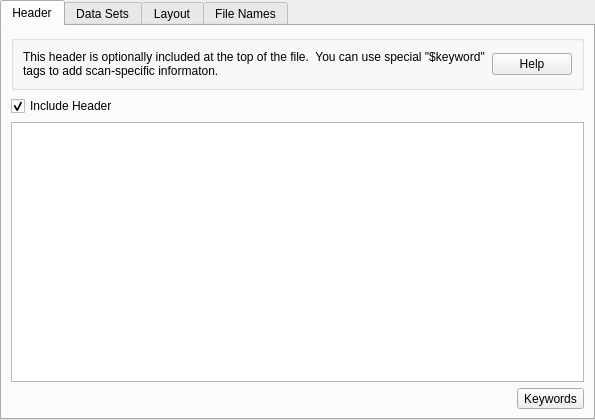
<?xml version="1.0" encoding="UTF-8"?>
<ui version="4.0">
 <class>AMExporterOptionGeneralAsciiView</class>
 <widget class="QTabWidget" name="AMExporterOptionGeneralAsciiView">
  <property name="geometry">
   <rect>
    <x>0</x>
    <y>0</y>
    <width>595</width>
    <height>420</height>
   </rect>
  </property>
  <property name="minimumSize">
   <size>
    <width>0</width>
    <height>420</height>
   </size>
  </property>
  <property name="windowTitle">
   <string>General Export Options</string>
  </property>
  <property name="currentIndex">
   <number>0</number>
  </property>
  <widget class="QWidget" name="tabHeader">
   <attribute name="title">
    <string>Header</string>
   </attribute>
   <layout class="QVBoxLayout" name="verticalLayout">
    <item>
     <widget class="QGroupBox" name="">
      <layout class="QHBoxLayout" name="horizontalLayout_2">
       <item>
        <widget class="QLabel" name="headerHelpText">
         <property name="text">
          <string>This header is optionally included at the top of the file.  You can use special &quot;$keyword&quot; tags to add scan-specific informaton.</string>
         </property>
         <property name="wordWrap">
          <bool>true</bool>
         </property>
        </widget>
       </item>
       <item>
        <widget class="QPushButton" name="headerHelpButton">
         <property name="sizePolicy">
          <sizepolicy hsizetype="Fixed" vsizetype="Fixed">
           <horstretch>0</horstretch>
           <verstretch>0</verstretch>
          </sizepolicy>
         </property>
         <property name="text">
          <string>Help</string>
         </property>
        </widget>
       </item>
      </layout>
     </widget>
    </item>
    <item>
     <widget class="QCheckBox" name="headerIncludeCheck">
      <property name="text">
       <string>Include Header</string>
      </property>
      <property name="checked">
       <bool>true</bool>
      </property>
     </widget>
    </item>
    <item>
     <widget class="QPlainTextEdit" name="headerText"/>
    </item>
    <item>
     <layout class="QHBoxLayout" name="horizontalLayout">
      <item>
       <spacer name="horizontalSpacer">
        <property name="orientation">
         <enum>Qt::Horizontal</enum>
        </property>
        <property name="sizeHint" stdset="0">
         <size>
          <width>40</width>
          <height>20</height>
         </size>
        </property>
       </spacer>
      </item>
      <item>
       <widget class="QToolButton" name="headerKeywordButton">
        <property name="text">
         <string>Keywords</string>
        </property>
       </widget>
      </item>
     </layout>
    </item>
   </layout>
  </widget>
  <widget class="QWidget" name="tabDataSources">
   <attribute name="title">
    <string>Data Sets</string>
   </attribute>
   <layout class="QVBoxLayout" name="verticalLayout_8">
    <item>
     <widget class="QGroupBox" name="">
      <layout class="QHBoxLayout" name="horizontalLayout_3">
       <item>
        <widget class="QLabel" name="sourcesHelpText">
         <property name="text">
          <string>Here you can choose which data sets are included in the output.</string>
         </property>
        </widget>
       </item>
       <item>
        <widget class="QPushButton" name="sourcesHelpButton">
         <property name="sizePolicy">
          <sizepolicy hsizetype="Fixed" vsizetype="Fixed">
           <horstretch>0</horstretch>
           <verstretch>0</verstretch>
          </sizepolicy>
         </property>
         <property name="text">
          <string>Help</string>
         </property>
        </widget>
       </item>
      </layout>
     </widget>
    </item>
    <item>
     <widget class="QCheckBox" name="includeAllSourcesCheck">
      <property name="text">
       <string>Include all data sets found in each scan</string>
      </property>
     </widget>
    </item>
    <item>
     <widget class="QFrame" name="sourcesSelectorFrame">
      <property name="enabled">
       <bool>false</bool>
      </property>
      <property name="frameShape">
       <enum>QFrame::StyledPanel</enum>
      </property>
      <property name="frameShadow">
       <enum>QFrame::Raised</enum>
      </property>
      <layout class="QVBoxLayout" name="verticalLayout_9">
       <item>
        <layout class="QGridLayout" name="gridLayout">
         <item row="0" column="0">
          <widget class="QLabel" name="label_2">
           <property name="text">
            <string>Detected</string>
           </property>
          </widget>
         </item>
         <item row="0" column="2">
          <widget class="QLabel" name="label_3">
           <property name="text">
            <string>Included</string>
           </property>
          </widget>
         </item>
         <item row="1" column="1">
          <layout class="QVBoxLayout" name="verticalLayout_5">
           <item>
            <widget class="QToolButton" name="sourcesAddButton">
             <property name="enabled">
              <bool>false</bool>
             </property>
             <property name="text">
              <string>...</string>
             </property>
             <property name="arrowType">
              <enum>Qt::RightArrow</enum>
             </property>
            </widget>
           </item>
           <item>
            <widget class="QToolButton" name="sourcesRemoveButton">
             <property name="enabled">
              <bool>false</bool>
             </property>
             <property name="text">
              <string>...</string>
             </property>
             <property name="arrowType">
              <enum>Qt::LeftArrow</enum>
             </property>
            </widget>
           </item>
          </layout>
         </item>
         <item row="2" column="3">
          <widget class="QToolButton" name="sourcesAddExtraButton">
           <property name="text">
            <string>+</string>
           </property>
          </widget>
         </item>
         <item row="1" column="0">
          <widget class="QListWidget" name="sourcesAvailableListWidget"/>
         </item>
         <item row="1" column="2" colspan="2">
          <widget class="QListWidget" name="sourcesIncludedListWidget"/>
         </item>
         <item row="1" column="4" rowspan="2">
          <layout class="QVBoxLayout" name="verticalLayout_4">
           <item>
            <widget class="QGroupBox" name="sourcesDetailsBox">
             <property name="enabled">
              <bool>false</bool>
             </property>
             <property name="title">
              <string>Details</string>
             </property>
             <layout class="QVBoxLayout" name="verticalLayout_3">
              <property name="topMargin">
               <number>6</number>
              </property>
              <property name="bottomMargin">
               <number>6</number>
              </property>
              <item>
               <widget class="QCheckBox" name="sourcesRequiredCheck">
                <property name="toolTip">
                 <string>Check if there should be an error if this data source doesn't exist in the scan.</string>
                </property>
                <property name="text">
                 <string>Required</string>
                </property>
               </widget>
              </item>
              <item>
               <widget class="QCheckBox" name="sourcesOmitAxisValuesCheck">
                <property name="toolTip">
                 <string>By default, we add a column with the independent values (X-axis values) next to each column of data. Check this to omit that column (for example, if you know it's the same as the previous data source.)</string>
                </property>
                <property name="text">
                 <string>Omit X-axis column</string>
                </property>
                <property name="checked">
                 <bool>false</bool>
                </property>
               </widget>
              </item>
             </layout>
            </widget>
           </item>
           <item>
            <widget class="QGroupBox" name="sourcesLocationBox">
             <property name="enabled">
              <bool>false</bool>
             </property>
             <property name="title">
              <string>Location</string>
             </property>
             <layout class="QVBoxLayout" name="verticalLayout_2">
              <property name="spacing">
               <number>8</number>
              </property>
              <property name="topMargin">
               <number>6</number>
              </property>
              <property name="bottomMargin">
               <number>6</number>
              </property>
              <item>
               <widget class="QRadioButton" name="sourcesMainTableButton">
                <property name="minimumSize">
                 <size>
                  <width>0</width>
                  <height>20</height>
                 </size>
                </property>
                <property name="text">
                 <string>Main Table</string>
                </property>
               </widget>
              </item>
              <item>
               <widget class="QRadioButton" name="sourcesSeparateSectionButton">
                <property name="minimumSize">
                 <size>
                  <width>0</width>
                  <height>20</height>
                 </size>
                </property>
                <property name="text">
                 <string>Separate Section</string>
                </property>
               </widget>
              </item>
              <item>
               <widget class="QRadioButton" name="sourcesSeparateFileButton">
                <property name="minimumSize">
                 <size>
                  <width>0</width>
                  <height>20</height>
                 </size>
                </property>
                <property name="text">
                 <string>Separate File</string>
                </property>
               </widget>
              </item>
             </layout>
            </widget>
           </item>
           <item>
            <spacer name="verticalSpacer_3">
             <property name="orientation">
              <enum>Qt::Vertical</enum>
             </property>
             <property name="sizeHint" stdset="0">
              <size>
               <width>0</width>
               <height>0</height>
              </size>
             </property>
            </spacer>
           </item>
          </layout>
         </item>
        </layout>
       </item>
      </layout>
     </widget>
    </item>
   </layout>
  </widget>
  <widget class="QWidget" name="tabLayout">
   <attribute name="title">
    <string>Layout</string>
   </attribute>
   <layout class="QVBoxLayout" name="verticalLayout_6">
    <item>
     <widget class="QGroupBox" name="">
      <layout class="QHBoxLayout" name="horizontalLayout_6">
       <item>
        <widget class="QLabel" name="layoutHelpText">
         <property name="text">
          <string>Here you can choose how columns and sections are layed out and titled.</string>
         </property>
         <property name="wordWrap">
          <bool>true</bool>
         </property>
        </widget>
       </item>
       <item>
        <widget class="QPushButton" name="layoutHelpButton">
         <property name="sizePolicy">
          <sizepolicy hsizetype="Fixed" vsizetype="Fixed">
           <horstretch>0</horstretch>
           <verstretch>0</verstretch>
          </sizepolicy>
         </property>
         <property name="text">
          <string>Help</string>
         </property>
        </widget>
       </item>
      </layout>
     </widget>
    </item>
    <item>
     <layout class="QFormLayout" name="formLayout">
      <property name="fieldGrowthPolicy">
       <enum>QFormLayout::ExpandingFieldsGrow</enum>
      </property>
      <item row="0" column="0">
       <widget class="QCheckBox" name="columnHeaderCheck">
        <property name="text">
         <string>Column Header</string>
        </property>
        <property name="checked">
         <bool>true</bool>
        </property>
       </widget>
      </item>
      <item row="0" column="1">
       <widget class="QLineEdit" name="columnHeaderText"/>
      </item>
      <item row="1" column="1">
       <widget class="QLabel" name="columnHeaderHelpText">
        <property name="sizePolicy">
         <sizepolicy hsizetype="MinimumExpanding" vsizetype="Preferred">
          <horstretch>0</horstretch>
          <verstretch>0</verstretch>
         </sizepolicy>
        </property>
        <property name="text">
         <string>&lt;!DOCTYPE HTML PUBLIC &quot;-//W3C//DTD HTML 4.0//EN&quot; &quot;http://www.w3.org/TR/REC-html40/strict.dtd&quot;&gt;
&lt;html&gt;&lt;head&gt;&lt;meta name=&quot;qrichtext&quot; content=&quot;1&quot; /&gt;&lt;style type=&quot;text/css&quot;&gt;
p, li { white-space: pre-wrap; }
&lt;/style&gt;&lt;/head&gt;&lt;body style=&quot; font-family:'Lucida Grande'; font-size:13pt; font-weight:400; font-style:normal;&quot;&gt;
&lt;p style=&quot; margin-top:0px; margin-bottom:0px; margin-left:0px; margin-right:0px; -qt-block-indent:0; text-indent:0px;&quot;&gt;If checked, this title will used above each column in the table. You can use special &amp;quot;$keyword&amp;quot; tags here. &lt;a href=&quot;columnHeaderHelp&quot;&gt;&lt;span style=&quot; text-decoration: underline; color:#0000ff;&quot;&gt;More details...&lt;/span&gt;&lt;/a&gt;&lt;/p&gt;&lt;/body&gt;&lt;/html&gt;</string>
        </property>
        <property name="wordWrap">
         <bool>true</bool>
        </property>
       </widget>
      </item>
      <item row="2" column="0">
       <widget class="QCheckBox" name="sectionHeaderCheck">
        <property name="text">
         <string>Section  Header</string>
        </property>
        <property name="checked">
         <bool>true</bool>
        </property>
       </widget>
      </item>
      <item row="2" column="1">
       <widget class="QPlainTextEdit" name="sectionHeaderText">
        <property name="sizePolicy">
         <sizepolicy hsizetype="Expanding" vsizetype="Fixed">
          <horstretch>0</horstretch>
          <verstretch>0</verstretch>
         </sizepolicy>
        </property>
        <property name="maximumSize">
         <size>
          <width>16777215</width>
          <height>80</height>
         </size>
        </property>
       </widget>
      </item>
      <item row="3" column="1">
       <widget class="QLabel" name="sectionHeaderHelpText">
        <property name="sizePolicy">
         <sizepolicy hsizetype="MinimumExpanding" vsizetype="Preferred">
          <horstretch>0</horstretch>
          <verstretch>0</verstretch>
         </sizepolicy>
        </property>
        <property name="text">
         <string>&lt;!DOCTYPE HTML PUBLIC &quot;-//W3C//DTD HTML 4.0//EN&quot; &quot;http://www.w3.org/TR/REC-html40/strict.dtd&quot;&gt;
&lt;html&gt;&lt;head&gt;&lt;meta name=&quot;qrichtext&quot; content=&quot;1&quot; /&gt;&lt;style type=&quot;text/css&quot;&gt;
p, li { white-space: pre-wrap; }
&lt;/style&gt;&lt;/head&gt;&lt;body style=&quot; font-family:'Lucida Grande'; font-size:13pt; font-weight:400; font-style:normal;&quot;&gt;
&lt;p style=&quot; margin-top:0px; margin-bottom:0px; margin-left:0px; margin-right:0px; -qt-block-indent:0; text-indent:0px;&quot;&gt;If you've placed any data sets into their own separate section, this header will be placed above each section. You can use special &amp;quot;$keyword&amp;quot; tags here. &lt;a href=&quot;sectionHeaderHelp&quot;&gt;&lt;span style=&quot; text-decoration: underline; color:#0000ff;&quot;&gt;More details...&lt;/span&gt;&lt;/a&gt;&lt;/p&gt;&lt;/body&gt;&lt;/html&gt;</string>
        </property>
        <property name="wordWrap">
         <bool>true</bool>
        </property>
       </widget>
      </item>
      <item row="4" column="0" colspan="2">
       <widget class="Line" name="line">
        <property name="orientation">
         <enum>Qt::Horizontal</enum>
        </property>
       </widget>
      </item>
      <item row="5" column="0">
       <widget class="QLabel" name="label_5">
        <property name="text">
         <string>Column Separator</string>
        </property>
       </widget>
      </item>
      <item row="5" column="1">
       <layout class="QHBoxLayout" name="horizontalLayout_4">
        <property name="spacing">
         <number>6</number>
        </property>
        <item>
         <widget class="QRadioButton" name="columnSeparatorTabButton">
          <property name="text">
           <string>Tab</string>
          </property>
          <property name="checked">
           <bool>true</bool>
          </property>
         </widget>
        </item>
        <item>
         <widget class="QRadioButton" name="columnSeparatorSpaceButton">
          <property name="text">
           <string>Space</string>
          </property>
         </widget>
        </item>
        <item>
         <widget class="QRadioButton" name="columnSeparatorCommaButton">
          <property name="text">
           <string>Comma</string>
          </property>
         </widget>
        </item>
        <item>
         <widget class="QRadioButton" name="columnSeparatorSemicolonButton">
          <property name="text">
           <string>Semicolon</string>
          </property>
         </widget>
        </item>
        <item>
         <widget class="QRadioButton" name="columnSeparatorOtherButton">
          <property name="text">
           <string>Other:</string>
          </property>
         </widget>
        </item>
        <item>
         <widget class="QLineEdit" name="columnSeparatorOtherText">
          <property name="enabled">
           <bool>false</bool>
          </property>
          <property name="minimumSize">
           <size>
            <width>40</width>
            <height>0</height>
           </size>
          </property>
          <property name="maximumSize">
           <size>
            <width>40</width>
            <height>16777215</height>
           </size>
          </property>
          <property name="text">
           <string>|</string>
          </property>
         </widget>
        </item>
        <item>
         <spacer name="horizontalSpacer_3">
          <property name="orientation">
           <enum>Qt::Horizontal</enum>
          </property>
          <property name="sizeHint" stdset="0">
           <size>
            <width>0</width>
            <height>0</height>
           </size>
          </property>
         </spacer>
        </item>
       </layout>
      </item>
      <item row="6" column="0">
       <widget class="QLabel" name="label_6">
        <property name="text">
         <string>End of line separator</string>
        </property>
       </widget>
      </item>
      <item row="6" column="1">
       <layout class="QHBoxLayout" name="horizontalLayout_5">
        <property name="spacing">
         <number>6</number>
        </property>
        <property name="rightMargin">
         <number>0</number>
        </property>
        <item>
         <widget class="QRadioButton" name="newlineCRLFCheck">
          <property name="text">
           <string>Window (CR LF)</string>
          </property>
          <property name="checked">
           <bool>true</bool>
          </property>
         </widget>
        </item>
        <item>
         <widget class="QRadioButton" name="newlineLFCheck">
          <property name="text">
           <string>Unix (LF)</string>
          </property>
          <property name="checked">
           <bool>false</bool>
          </property>
         </widget>
        </item>
        <item>
         <widget class="QRadioButton" name="newlineOtherCheck">
          <property name="text">
           <string>Other:</string>
          </property>
         </widget>
        </item>
        <item>
         <widget class="QLineEdit" name="newlineOtherText">
          <property name="enabled">
           <bool>false</bool>
          </property>
          <property name="minimumSize">
           <size>
            <width>40</width>
            <height>0</height>
           </size>
          </property>
          <property name="maximumSize">
           <size>
            <width>40</width>
            <height>16777215</height>
           </size>
          </property>
          <property name="text">
           <string>[eol]</string>
          </property>
         </widget>
        </item>
        <item>
         <spacer name="horizontalSpacer_2">
          <property name="orientation">
           <enum>Qt::Horizontal</enum>
          </property>
          <property name="sizeHint" stdset="0">
           <size>
            <width>0</width>
            <height>0</height>
           </size>
          </property>
         </spacer>
        </item>
       </layout>
      </item>
     </layout>
    </item>
   </layout>
  </widget>
  <widget class="QWidget" name="tabFileName">
   <attribute name="title">
    <string>File Names</string>
   </attribute>
   <layout class="QVBoxLayout" name="verticalLayout_7">
    <item>
     <widget class="QGroupBox" name="">
      <layout class="QHBoxLayout" name="horizontalLayout_7">
       <item>
        <widget class="QLabel" name="fileNamesHelpText">
         <property name="text">
          <string>The output file name can also include special &quot;$keyword&quot; tags.
If you've chosen to put any data sets into a separate file, provide the pattern for those file names here too.</string>
         </property>
         <property name="wordWrap">
          <bool>true</bool>
         </property>
        </widget>
       </item>
       <item>
        <widget class="QPushButton" name="fileNamesHelpButton">
         <property name="sizePolicy">
          <sizepolicy hsizetype="Fixed" vsizetype="Fixed">
           <horstretch>0</horstretch>
           <verstretch>0</verstretch>
          </sizepolicy>
         </property>
         <property name="text">
          <string>Help</string>
         </property>
        </widget>
       </item>
      </layout>
     </widget>
    </item>
    <item>
     <spacer name="verticalSpacer">
      <property name="orientation">
       <enum>Qt::Vertical</enum>
      </property>
      <property name="sizeHint" stdset="0">
       <size>
        <width>20</width>
        <height>40</height>
       </size>
      </property>
     </spacer>
    </item>
    <item>
     <layout class="QFormLayout" name="formLayout_2">
      <property name="fieldGrowthPolicy">
       <enum>QFormLayout::ExpandingFieldsGrow</enum>
      </property>
      <item row="0" column="0">
       <widget class="QLabel" name="label_9">
        <property name="text">
         <string>Output File Name</string>
        </property>
       </widget>
      </item>
      <item row="0" column="1">
       <widget class="QLineEdit" name="fileNameText"/>
      </item>
      <item row="1" column="0">
       <widget class="QLabel" name="label_11">
        <property name="text">
         <string>Separate Section File Name</string>
        </property>
       </widget>
      </item>
      <item row="1" column="1">
       <widget class="QLineEdit" name="fileNameSeparateSectionText"/>
      </item>
     </layout>
    </item>
    <item>
     <spacer name="verticalSpacer_2">
      <property name="orientation">
       <enum>Qt::Vertical</enum>
      </property>
      <property name="sizeHint" stdset="0">
       <size>
        <width>20</width>
        <height>40</height>
       </size>
      </property>
     </spacer>
    </item>
   </layout>
  </widget>
 </widget>
 <resources/>
 <connections/>
</ui>
